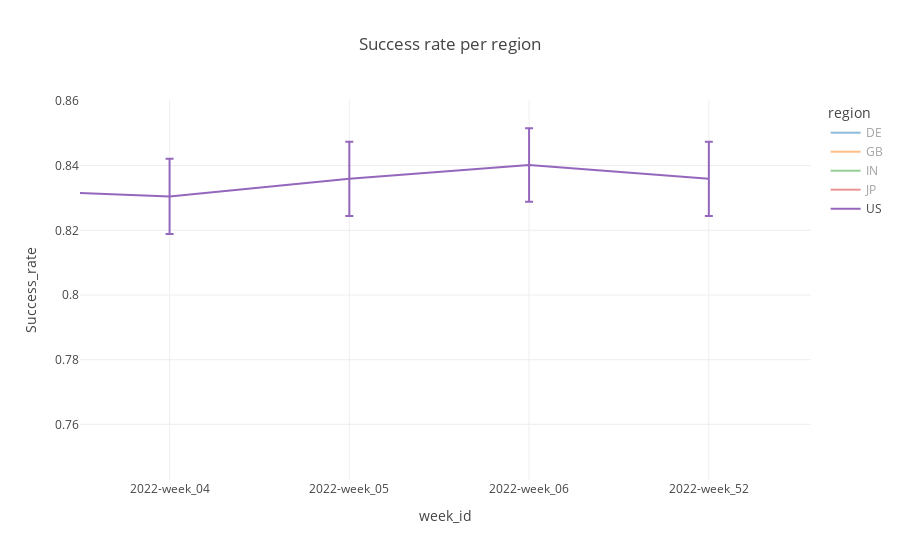

Notebook cell for this chart:
### Markdown cell above
Produce the following success rate graph per region:

### Code cell


### Figure 1 — Plotly figure (JSON) as saved in the notebook; plotly's stock layout.template omitted (floating-point values rounded to 4 significant figures)
{"data": [{"error_y": {"array": [0.01584, 0.0162, 0.01581, 0.01615, 0.0158, 0.01583, 0.01506, 0.01603, 0.01555, 0.01595, 0.01681, 0.01723, 0.01574, 0.01568, 0.01529, 0.01524, 0.01522, 0.01505, 0.01581, 0.01533, 0.01464, 0.01502, 0.01428, 0.0145, 0.01478, 0.01565]}, "hovertemplate": "region=DE<br>week_id=%{x}<br>Success_rate=%{y}<extra></extra>", "legendgroup": "DE", "line": {"color": "#1F77B4", "dash": "solid"}, "mode": "lines", "name": "DE", "orientation": "v", "showlegend": true, "type": "scatter", "visible": "legendonly", "x": ["2021-week_33", "2021-week_34", "2021-week_35", "2021-week_36", "2021-week_37", "2021-week_38", "2021-week_39", "2021-week_40", "2021-week_41", "2021-week_42", "2021-week_43", "2021-week_44", "2021-week_45", "2021-week_46", "2021-week_47", "2021-week_48", "2021-week_49", "2021-week_50", "2021-week_51", "2022-week_01", "2022-week_02", "2022-week_03", "2022-week_04", "2022-week_05", "2022-week_06", "2022-week_52"], "xaxis": "x", "y": [0.8058, 0.7979, 0.8069, 0.7951, 0.8062, 0.8058, 0.8284, 0.7991, 0.8145, 0.8022, 0.7715, 0.7647, 0.8085, 0.8152, 0.822, 0.8222, 0.8264, 0.8288, 0.8051, 0.821, 0.8413, 0.8322, 0.8529, 0.8459, 0.8354, 0.8132], "yaxis": "y"}, {"error_y": {"array": [0.01242, 0.01269, 0.01218, 0.01275, 0.01233, 0.0128, 0.0138, 0.01356, 0.01298, 0.01309, 0.01325, 0.01295, 0.01222, 0.01173, 0.01123, 0.01251, 0.01272, 0.01272, 0.01305, 0.01284, 0.01303, 0.01332, 0.01316, 0.01334, 0.01234, 0.01302]}, "hovertemplate": "region=GB<br>week_id=%{x}<br>Success_rate=%{y}<extra></extra>", "legendgroup": "GB", "line": {"color": "#FF7F0E", "dash": "solid"}, "mode": "lines", "name": "GB", "orientation": "v", "showlegend": true, "type": "scatter", "visible": "legendonly", "x": ["2021-week_33", "2021-week_34", "2021-week_35", "2021-week_36", "2021-week_37", "2021-week_38", "2021-week_39", "2021-week_40", "2021-week_41", "2021-week_42", "2021-week_43", "2021-week_44", "2021-week_45", "2021-week_46", "2021-week_47", "2021-week_48", "2021-week_49", "2021-week_50", "2021-week_51", "2022-week_01", "2022-week_02", "2022-week_03", "2022-week_04", "2022-week_05", "2022-week_06", "2022-week_52"], "xaxis": "x", "y": [0.8497, 0.8412, 0.8551, 0.838, 0.8522, 0.8378, 0.8019, 0.8103, 0.831, 0.8298, 0.8222, 0.8327, 0.8535, 0.869, 0.881, 0.8449, 0.8397, 0.8394, 0.8302, 0.8361, 0.8299, 0.8214, 0.8275, 0.8207, 0.8519, 0.8308], "yaxis": "y"}, {"error_y": {"array": [0.01535, 0.0149, 0.01486, 0.01466, 0.01471, 0.0146, 0.01467, 0.01464, 0.01468, 0.01476, 0.01513, 0.01452, 0.01412, 0.01439, 0.0144, 0.0146, 0.01457, 0.01468, 0.01508, 0.0151, 0.01499, 0.0147, 0.0147, 0.01494, 0.01505, 0.01478]}, "hovertemplate": "region=IN<br>week_id=%{x}<br>Success_rate=%{y}<extra></extra>", "legendgroup": "IN", "line": {"color": "#2CA02C", "dash": "solid"}, "mode": "lines", "name": "IN", "orientation": "v", "showlegend": true, "type": "scatter", "visible": "legendonly", "x": ["2021-week_33", "2021-week_34", "2021-week_35", "2021-week_36", "2021-week_37", "2021-week_38", "2021-week_39", "2021-week_40", "2021-week_41", "2021-week_42", "2021-week_43", "2021-week_44", "2021-week_45", "2021-week_46", "2021-week_47", "2021-week_48", "2021-week_49", "2021-week_50", "2021-week_51", "2022-week_01", "2022-week_02", "2022-week_03", "2022-week_04", "2022-week_05", "2022-week_06", "2022-week_52"], "xaxis": "x", "y": [0.7325, 0.753, 0.756, 0.765, 0.7659, 0.7717, 0.7646, 0.7684, 0.7642, 0.7605, 0.7465, 0.7755, 0.7895, 0.7755, 0.7801, 0.7751, 0.7711, 0.7659, 0.7439, 0.7472, 0.7498, 0.764, 0.7592, 0.753, 0.7489, 0.7628], "yaxis": "y"}, {"error_y": {"array": [0.02257, 0.02249, 0.0223, 0.0224, 0.02211, 0.02275, 0.02225, 0.02204, 0.0211, 0.02041, 0.02013, 0.0203, 0.02003, 0.0207, 0.02018, 0.0208, 0.0201, 0.01945, 0.01916, 0.01941, 0.01931, 0.01966, 0.01871, 0.01961, 0.01378]}, "hovertemplate": "region=JP<br>week_id=%{x}<br>Success_rate=%{y}<extra></extra>", "legendgroup": "JP", "line": {"color": "#D62728", "dash": "solid"}, "mode": "lines", "name": "JP", "orientation": "v", "showlegend": true, "type": "scatter", "visible": "legendonly", "x": ["2021-week_33", "2021-week_34", "2021-week_35", "2021-week_36", "2021-week_37", "2021-week_38", "2021-week_39", "2021-week_40", "2021-week_41", "2021-week_42", "2021-week_43", "2021-week_44", "2021-week_45", "2021-week_46", "2021-week_47", "2021-week_48", "2021-week_49", "2021-week_50", "2022-week_01", "2022-week_02", "2022-week_03", "2022-week_04", "2022-week_05", "2022-week_06", "2022-week_52"], "xaxis": "x", "y": [0.6909, 0.6986, 0.7133, 0.7061, 0.7019, 0.6876, 0.7112, 0.7132, 0.7603, 0.7767, 0.7854, 0.7774, 0.7834, 0.7697, 0.7779, 0.761, 0.7901, 0.8021, 0.8118, 0.803, 0.8112, 0.8008, 0.8219, 0.7991, 0.8045], "yaxis": "y"}, {"error_y": {"array": [0.009814, 0.01019, 0.01012, 0.009757, 0.01044, 0.011, 0.01038, 0.01024, 0.01045, 0.01073, 0.01068, 0.0112, 0.01009, 0.01012, 0.01115, 0.01112, 0.0109, 0.01115, 0.01183, 0.01161, 0.01143, 0.0116, 0.01163, 0.01148, 0.01137, 0.01148]}, "hovertemplate": "region=US<br>week_id=%{x}<br>Success_rate=%{y}<extra></extra>", "legendgroup": "US", "line": {"color": "#9467BD", "dash": "solid"}, "mode": "lines", "name": "US", "orientation": "v", "showlegend": true, "type": "scatter", "visible": true, "x": ["2021-week_33", "2021-week_34", "2021-week_35", "2021-week_36", "2021-week_37", "2021-week_38", "2021-week_39", "2021-week_40", "2021-week_41", "2021-week_42", "2021-week_43", "2021-week_44", "2021-week_45", "2021-week_46", "2021-week_47", "2021-week_48", "2021-week_49", "2021-week_50", "2021-week_51", "2022-week_01", "2022-week_02", "2022-week_03", "2022-week_04", "2022-week_05", "2022-week_06", "2022-week_52"], "xaxis": "x", "y": [0.8878, 0.8764, 0.8792, 0.8891, 0.8701, 0.8526, 0.8712, 0.8758, 0.8695, 0.8606, 0.8626, 0.8457, 0.8796, 0.8788, 0.8475, 0.8476, 0.8555, 0.8477, 0.8231, 0.8306, 0.8367, 0.8326, 0.8305, 0.8359, 0.8402, 0.8359], "yaxis": "y"}], "layout": {"autosize": true, "legend": {"title": {"text": "region"}, "tracegroupgap": 0}, "title": {"text": "Success rate per region", "x": 0.5}, "xaxis": {"anchor": "y", "autorange": false, "domain": [0, 1], "range": [21.5, 25.57], "title": {"text": "week_id"}, "type": "category"}, "yaxis": {"anchor": "x", "autorange": false, "domain": [0, 1], "range": [0.7428, 0.8603], "title": {"text": "Success_rate"}, "type": "linear"}}}
